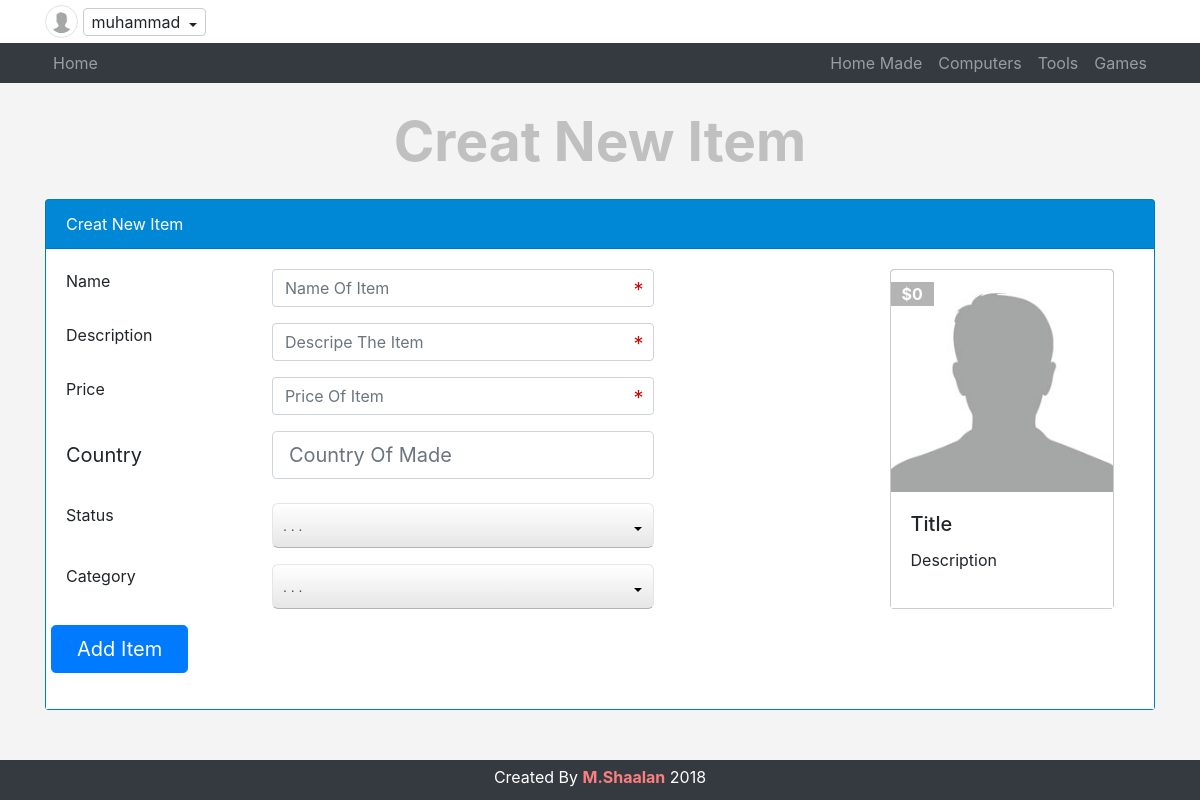
Page /ads.php (signed in) on the committed database.
### tables this page shows
CREATE TABLE `categories` (
  `id` int(11) NOT NULL,
  `name` varchar(255) NOT NULL,
  `description` text NOT NULL,
  `ordering` int(11) DEFAULT NULL,
  `parent` tinyint(4) NOT NULL,
  `visibility` tinyint(4) NOT NULL DEFAULT '0',
  `allow_comment` tinyint(4) NOT NULL DEFAULT '0',
  `allow_ads` tinyint(4) NOT NULL DEFAULT '0'
);

### init.php (called while the page is built, shortened)
<?php
	include "admin/connect.php";
	$sessionUser = '';
		if(isset($_SESSION['user'])){
			$sessionUser = $_SESSION['user'];
		}
	$tpl  = 'includes/templates/';
	$func = 'includes/functions/';
	$css  = 'layout/css/';
	$langEnglish = 'includes/languages/';
	include $func . 'func.php';
	include $langEnglish . 'english.php';
	include $tpl . 'header.php';
?>

### includes/languages/english.php (called while the page is built)
<?php
	function lang($phrase) {
		static $lang = array(
			"admin home"  		  => "Home",
			"admin Categories"    => "Categories",
			"Name"                => "Muhammad",
			"Edit Profile"        => "Edit Profile",
			"Setting"             => "Setting",
			"Logout"              => "Logout",
			"Item"                => "Items",
			"Member"              => "Member",
			"comment"             => "Comment",
			"Statistics"          => "Statistics",
			"Logs"                => "Logs",
		);
		return $lang[$phrase];
	}

### includes/functions/func.php (called while the page is built, shortened)
<?php
function getAll($items, $table, $where = NULL, $orderField, $order = "DESC"){
	global $con;
	$getAll = $con->prepare("SELECT $items FROM $table $where ORDER BY $orderField $order");
	$getAll->execute();
	$all = $getAll->fetchAll();
	return $all;
}

### ads.php (the view, shortened to what this page needs)
<?php
	$pagetitle = "Creat New Item";
	include "init.php";
	if(isset($_SESSION['user'])){
		?>
		<div class="create-add block">
			<div class="container">
				<h1 class="text-center"><?php echo $pagetitle ?></h1>
				<div class="card card-live">
					<div class="card-header">
						<?php echo $pagetitle ?>
					</div>
					<div class="card-body">
						<div class="row">
							<div class="col-md-9">
									<form action="<?php echo $_SERVER['PHP_SELF'] ?>" method="POST">
										<div class="form-group row main-ast">
										    <label class="col-md-3 col-sm-4 ">Name</label>
										    <div class="col-md-6 col-sm-8">
										      <input type="text" name="itemName" class="form-control live" required="required" placeholder="Name Of Item"
										       data-class=".live-name">
										    </div>
										</div>
										<div class="form-group row main-ast">
										    <label class="col-md-3 col-sm-4">Description</label>
										    <div class="col-md-6 col-sm-8">
										      	<input type="text" name="itemDescription" class="form-control live" required="required" autocomplete="off" placeholder="Descripe The Item"
										      	 data-class='.live-desc'>
										    </div>
										</div>
										<div class="form-group row main-ast">
										    <label class="col-md-3 col-sm-4">Price</label>
										    <div class="col-md-6 col-sm-8">
										      	<input type="text" name="itemPrice" class="form-control live" autocomplete="off" placeholder="Price Of Item"
										      	data-class='.live-price'
										      	required="required"
										      	>
										    </div>
										</div>
										 <div class="form-group row">
										    <label class="col-md-3 col-sm-4 col-form-label-lg">Country</label>
										    <div class="col-md-6 col-sm-8">
										      	<input type="text" name="itemCountry" class="form-control form-control-lg" autocomplete="off" placeholder="Country Of Made"
										      	class="live" data-class=".live-country">
										    </div>
										</div>
										<div class="form-group row">
										    <label class="col-md-3 col-sm-4">Status</label>
										    <div class="col-md-6 col-sm-8">
										      	<select class="form-control" name="itemStatus" required="required">
										      	</select>
										    </div>
										</div>
										<div class="form-group row">
										    <label class="col-md-3 col-sm-4">Category</label>
										    <div class="col-md-6 col-sm-8">
										      	<select class="form-control" name="category" required="required">
										      	</select>
										    </div>
										</div>
										<div class="form-group row">
										      <input type="submit" class="col-md-2 btn btn-primary btn-lg" value="Add Item">
										</div>
									</form>
							</div>
							<div class="col-md-3">
								<div class="card item-box" style="width: 14rem;">
									<span class="price-tag">$<span class="live-price">0</span></span>
								    <img class="card-img-top" src="avatar.jpg" alt="Card image cap">
								    <div class="card-body">
									    <h5 class="card-title live-name">Title</h5>
									    <p class="card-text live-desc">Description</p>
								    </div>
								</div>
							</div>
						</div>
					</div>
				</div>
			</div>
		</div>
	<?php }
	include $tpl . 'footer.php';?>

### includes/templates/header.php (shortened to what this page needs)
<!DOCTYPE html>
<html>
	<head>
		<link rel="stylesheet" type="text/css" href="<?php echo $css; ?>bootstrap.min.css">
		<link rel="stylesheet" type="text/css" href="<?php echo $css; ?>all.css">
		<link rel="stylesheet" type="text/css" href="<?php echo $css; ?>jquery-ui.min.css">
		<link rel="stylesheet" type="text/css" href="<?php echo $css; ?>jquery.selectBoxIts.css">
		<link rel="stylesheet" type="text/css" href="<?php echo $css; ?>fron.css">
	</head>
	<body>
			<div class="nav-upper clearfix">
		  		<div class="container">
		  			 <?php
			  			if(isset($_SESSION['user'])){?>
			  				<img class="img-circle img-thumbnail img-responsive img-user mx-auto" src="avatar.jpg">
				  			<div class="btn-group dropdown show">
								<span class="btn btn-custom dropdown-toggle" data-toggle="dropdown">
									<?php echo $sessionUser; ?>
								</span>
							</div>
						<?php }else{
							echo "<a href='login.php'><span class='float-right'>login\Signup</span></a>";
						}?>
		  		</div>
		  	</div>
		  <nav class="navbar navbar-expand-lg navbar-dark bg-dark">
		    <div class="container">
		      <a class="navbar-brand" href="index.php"><?php echo lang('admin home'); ?></a>
		      <div class="collapse navbar-collapse" id="navbarSupportedContent">
		        <ul class="navbar-nav ml-auto">
		        	<?php include "admin/connect.php";
		        		$getCat = getAll("*", "categories", "WHERE parent = 0", "id", "ASC");
		        		foreach ($getCat as $cat) {
							echo "<li class='nav-item'>
										<a class='nav-link' href='categories.php?pageId=" . $cat['id'] . "'>"
																 . $cat['name'] . "</a></li>";
						}
		        	?>
		        </ul>
		      </div>
		    </div>
		  </nav>

### layout/css/fron.css (style rules this page uses)
body { background-color: #f4f4f4; font-size: 16px; }
h1 { margin: 25px; font-size: 55px; font-weight: bold; color: #666 }
.nav-upper { padding: 5px; background-color: #fff }
.btn-custom { border: 1px solid #ccc; padding: 1px 8px }
.dropdown-toggle:after { vertical-align: 1px; }
.img-user { border-radius: 50%; width: 33px; height: 33px; }
.navbar-dark .navbar-brand { font-size: 1em; color: rgba(255,255,255,.5); padding-right: .5rem; padding-left: .5rem; margin: 0; }
.navbar { padding: 0; }
.item-box { position: relative; border: 1px solid #ccc; }
.item-box .price-tag { padding: 0px 11px; position: absolute; background-color: #b4b4b4; top: 12px; color: #FFF; font-weight: bold; }
h1 { color: #c0c0c0 }
.card { background-color: #008dde; margin-bottom: 20px }
.card-header { color: #fff; }
.card-body { background-color: #fff }
.block { margin-top: 25px }
.item-box p { height: 40px; max-height: 44px }

### rows in the picture
categories: name "Home Made"
categories: name "Computers"
categories: name "Tools"
categories: name "Games"

### other values in the picture
$sessionUser "muhammad"
lang('admin home') "Home"
$pagetitle "Creat New Item"
